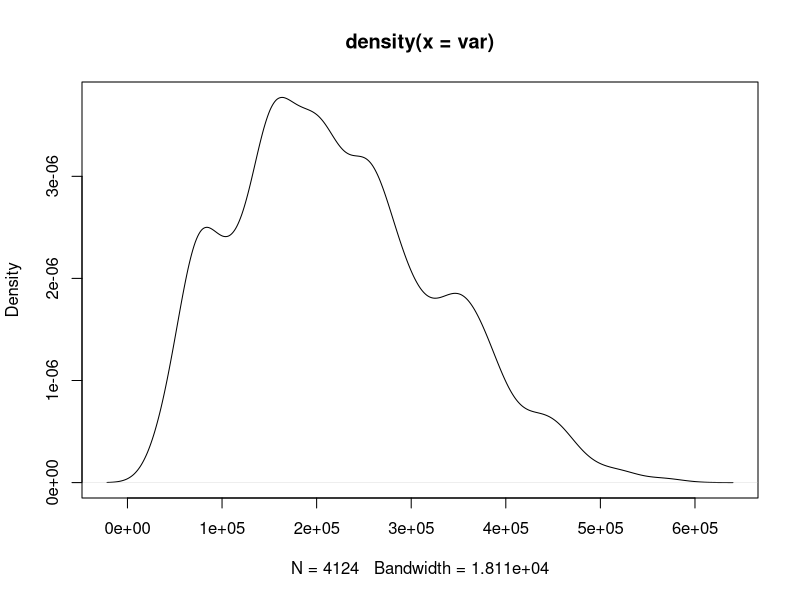
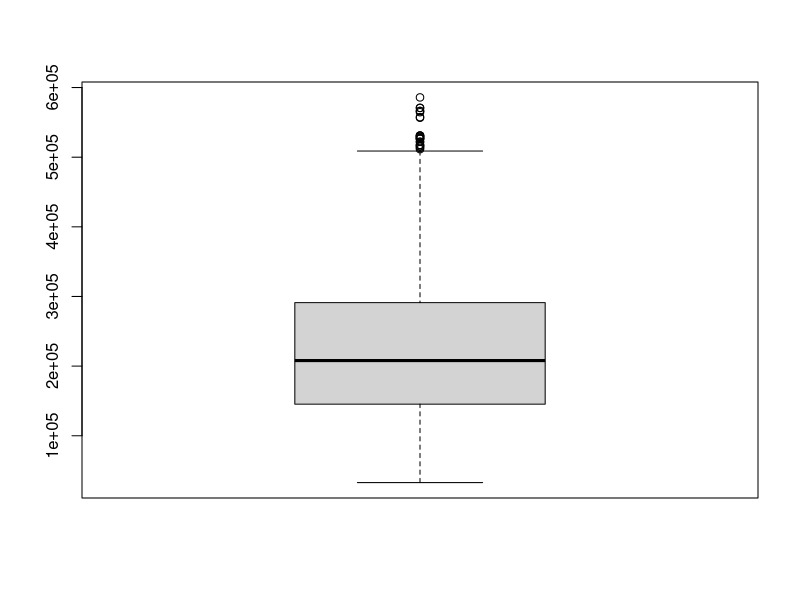
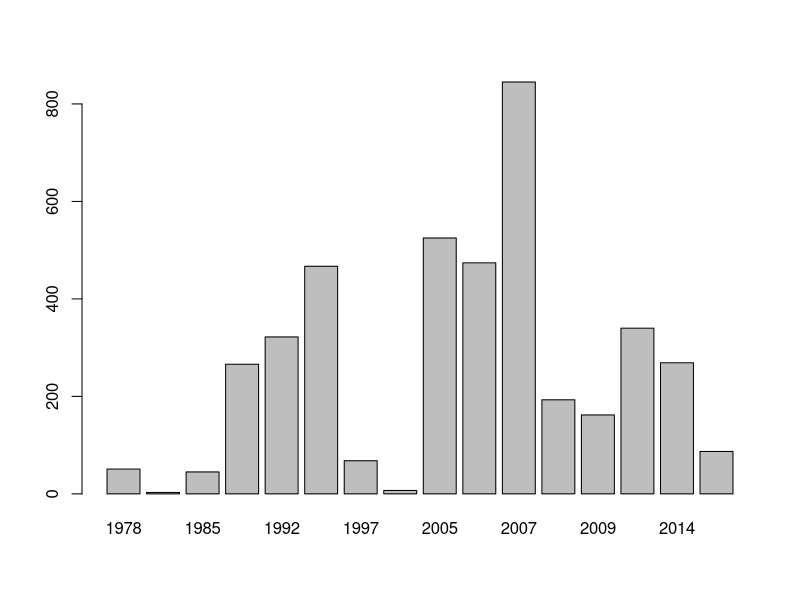
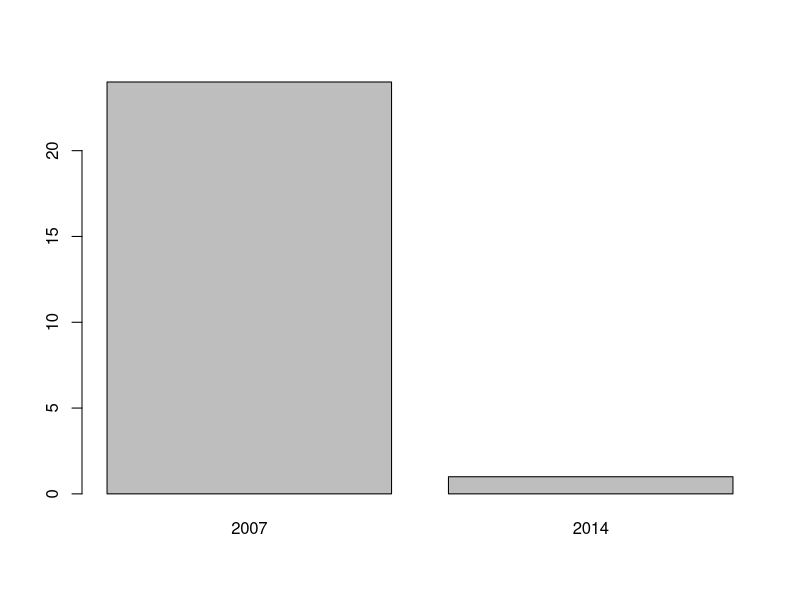
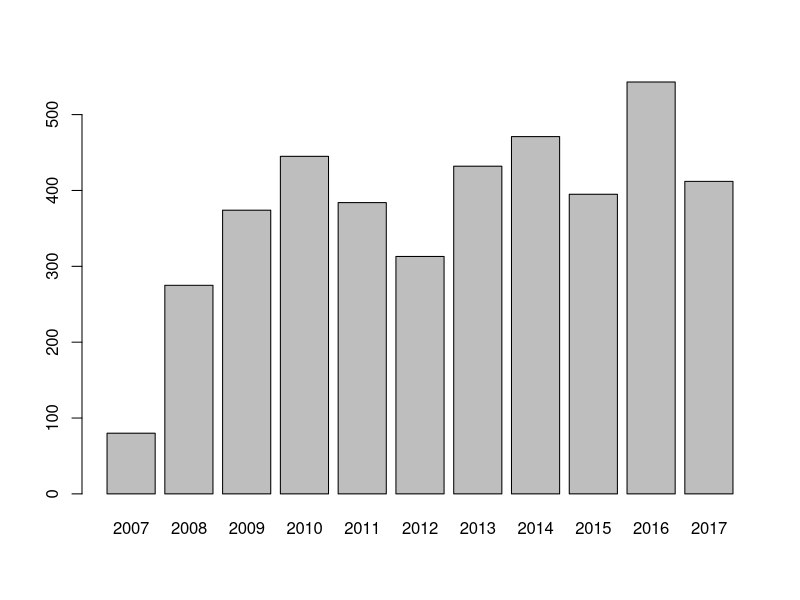
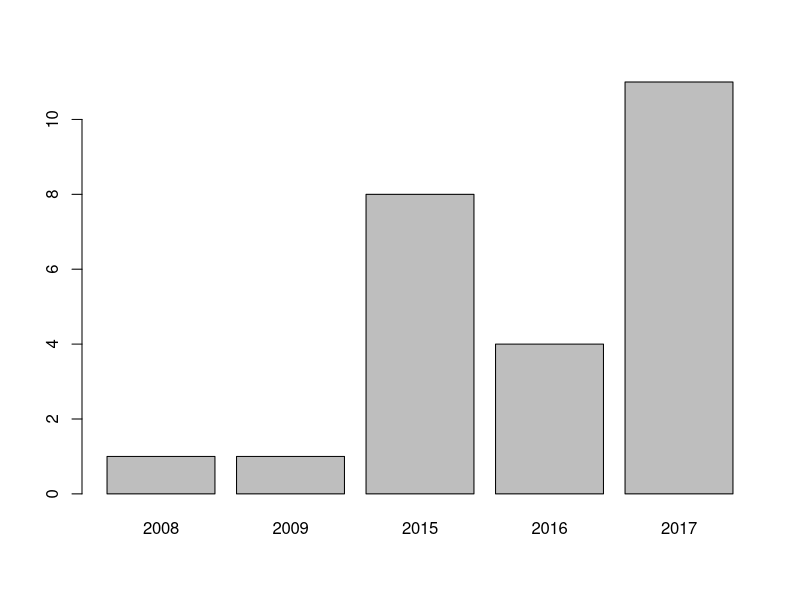
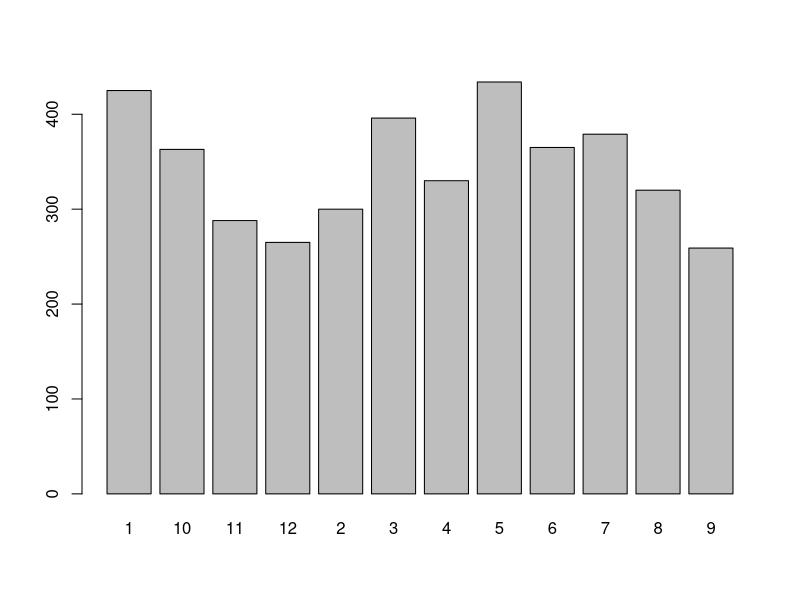
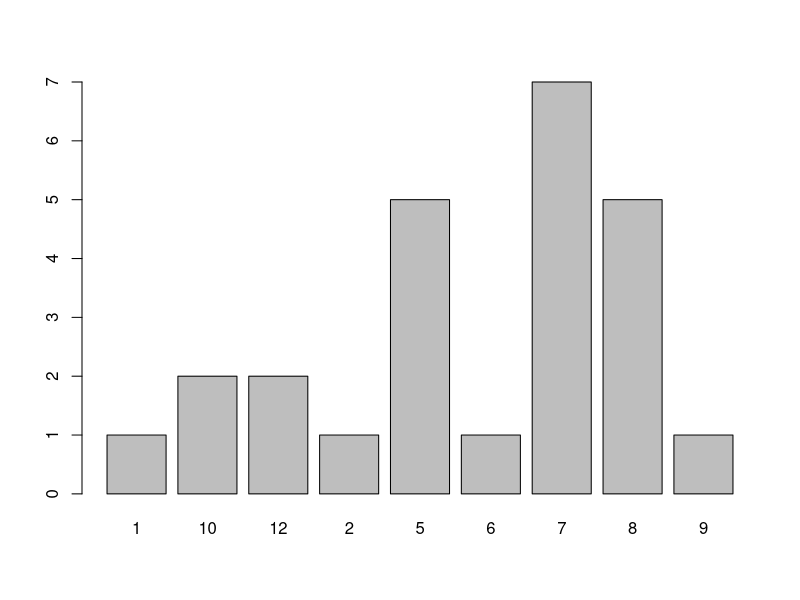

Here is the R script that generated these plots, in order:
# Variables de entrada:

# ‘# - índice que indica la posición de la observación.

# 1- SalePrice: precio de venta en dólares.

# 2- YearBuilt: año de construcción

# 3- YrSold: año de venta

# 4- MonthSold: mes de venta

# 5- Size.sqf: tamaño del apartamento en pies cuadrados

# 6- Floor: piso en el que se ubica la propiedad

# 7- HallwayType: tipo de vestíbulo

# 8- HeatingType: tipo de calefacción.

# 9- AptManageType: forma en la que se administraba la propiedad

# 10- N_Parkinglot.Ground: número de estacionamientos en el suelo.

# 11- N_Parkinglot.Basement: número de estacionamientos en el sótano.

# 12- TimeToBusStop: tiempo hasta una parada de autobús

# 13- TimeToSubway: tiempo hasta una estación del subterráneo

# 14- N_APT: número de apartamentos en el complejo.

# 15- N_manager: número de personas que atienden las instalaciones del apartamento.

# 16- N_elevators: número de ascensores.

# 17- SubwayStation: nombre de la estación más cercana.

# 18- N_FacilitiesNearBy.PublicOffice: número de oficinas públicas cercanas.

# 19- N_FacilitiesNearBy.Hospital: número de hospitales cercanos.

# 20- N_FacilitiesNearBy.Dpartmentstore: número de tiendas departamentales cercanas

# 21- N_FacilitiesNearBy.Mall: número de centros comerciales cercanos.

# 22- N_FacilitiesNearBy.ETC. número de otras facilidades cercanas (p.ej. hoteles)

# 23- N_FacilitiesNearBy.Park. número de parques cercanos.

# 24- N_SchoolNearBy.Elementary: número de escuelas primarias cercanas.

# 25- N_SchoolNearBy.Middle: número de escuelas medias cercanas.

# 26- N_SchoolNearBy.High. número de escuelas secundarias cercanas.

# 27- N_SchoolNearBy.University. número de universidades cercanas.

# 28- N_FacilitiesInApt: número de instalaciones del apartamento (p.ej. piscina, gimnasio)

# 29- N_FacilitiesNearBy.Total: número total de instalaciones cercanas.

# 30- N_SchoolNearBy.Total: número total de escuelas cercanas.


#Instalando paquetes
install.packages("readr")


#Cargando paquetes
library(readr)


#Lectura de datos
real_state_df= read.csv("Train_real_state.csv")
print(head(real_state_df))


#Análisis descriptivo
colnames(real_state_df)

var=real_state_df$SalePrice
summary(var)
plot(density(var))
box=boxplot(var)
box$stats
box$conf
box$out
cat("La variable SalePrice es nuestra variable dependiente, es decir, es la que nos interesa predecir. Presenta una cola a la derecha con un grupo escaso de casas con un precio de venta muy alto. También da la impresión de dividirs een 4 grupos: casas con precios bajos, medios, medio altos y muy altos.El boxplot indica que hay 25 potenciales datos que pueden considerarse como atípicos pero los evaluaremos posteriormente.\n")

cat("Para monitorear la posible relación entre variebles idnependientes y los rpecios de venta sospechosos crearemos una variable que nos permita identificar si una casa tiene o no una venta muy alta.\n")
real_state_df[real_state_df$SalePrice>=min(box$out),'atypicalSalePrice']='atip'
real_state_df[real_state_df$SalePrice<min(box$out),'atypicalSalePrice']='no_atip'


real_state_df$YearBuilt=as.character(real_state_df$YearBuilt)
var=real_state_df$YearBuilt
barplot(table(var))
barplot(table(real_state_df[real_state_df$atypicalSalePrice=='atip','YearBuilt']))
cat("La variable YearBuilt es una variable categórica que presenta una distribución de frecuencia del año de construcción de la vivienda. Se observa que hay una distribución ciclica con periodos de auge de las construcciones y periodos de baja frecuencia donde 2007 es el año donde se rpesentó la mayor cantidad de casas construidas. Las casas con precios muy altos fueron consttruidas en general en 2007.\n")

real_state_df$YrSold=as.character(real_state_df$YrSold)
var=real_state_df$YrSold
barplot(table(var))
barplot(table(real_state_df[real_state_df$atypicalSalePrice=='atip','YrSold']))
cat("La variable YrSold es una variable categórica que presenta una distribución de frecuencia del año de venta de la vivienda. Es sospechoso que aunque tenemos fechas de construcción desde 1978, en las ventas solo se han registrado casas desde 2007. Del mismo modo las fechas de construcción se registran hasta el 2015 pero las de venta hasta el 2017. Las casas con precios muy altos fueron vendidas en general en 2017 y 2015.\n")

real_state_df$MonthSold=as.character(real_state_df$MonthSold)
var=real_state_df$MonthSold
barplot(table(var))
barplot(table(real_state_df[real_state_df$atypicalSalePrice=='atip','MonthSold']))
cat("La variable MonthSold es una variable categórica que presenta una distribución de frecuencia del mes de venta de la vivienda. Se observa que hay una distribución ciclica con periodos de auge de las ventas y periodos de baja frecuencia donde se rpesentó la mayor cantidad de casas vendidas. Las casas con precios muy altos fueron vendidas en general a mediados del año.\n")

var=real_state_df$Size.sqf
summary(var)
plot(density(var))
box=boxplot(var)
box$stats
box$conf
box$out
real_state_df[real_state_df$Size.sqf>=min(box$out),'atypicalSize.sqf']='atip'
real_state_df[real_state_df$Size.sqf<min(box$out),'atypicalSize.sqf']='no_atip'
plot(real_state_df$Size.sqf,real_state_df$SalePrice,col=as.factor(real_state_df$atypicalSize.sqf),pch=20)
plot(real_state_df$Size.sqf,real_state_df$SalePrice,col=as.factor(real_state_df$atypicalSalePrice),pch=20)
cor(var,real_state_df$SalePrice)
cat("La variable Size.sqf es una variable numérica que representa el tamaño de la vivienda en pies cuadrados. Los apartamentos de mayor tamaño corresponden con los de mayor precio de venta. Parece que las casas con mayor tamaño tienen una caida de precios, aunque la correlación es superior al 70% esta variable pude estarse relacionandod e forma no lineal o tener un sub grupo de casas cuyo precio de venta no crece tan aceleradamente con el tamaño de la vivienda.\n")


var=real_state_df$Floor
summary(var)
plot(density(var))
box=boxplot(var)
box$stats
box$conf
box$out
real_state_df[real_state_df$Floor>=min(box$out),'atypicalFloor']='atip'
real_state_df[real_state_df$Floor<min(box$out),'atypicalFloor']='no_atip'
plot(real_state_df$Floor,real_state_df$SalePrice,col=as.factor(real_state_df$atypicalFloor),pch=20)
plot(real_state_df$Floor,real_state_df$SalePrice,col=as.factor(real_state_df$atypicalSalePrice),pch=20)
cor(var,real_state_df$SalePrice)
cat("La variable Floor es una variable categórica que representa el número de piso en el que se encuentra la vivienda. Son pocas las viviendas que se encuentran en pisos del 30 en adelante pero no consideramos que sean atipicos a primera vista, Pero hay un comportamiento aprticcular en el que los precios de venta pueden tener cualquier valor cuando se encuentra en el piso 20 hacia abajo y que la correlación solo existe cuando hablamos de viviendas ubicadas en el piso 21 en adelante. La correlación es de 34% pero si separamos estos dos sub grupos tendremos que las ubicadas en pisos inferiores al 20 no se relacionean con el precio mientras que las ubicadas en pusos sueriores si tienen una correlacion fuerte.\n")

real_state_df[real_state_df$Floor>=20,'pisosElevados']='pisosElevados'
real_state_df[real_state_df$Floor<20,'pisosElevados']='pisosBajos'


real_state_df$HallwayType=as.character(real_state_df$HallwayType)
var=real_state_df$HallwayType
barplot(table(var))
barplot(table(real_state_df[real_state_df$atypicalSalePrice=='atip','HallwayType']))
cat("La variable HallwayType es una variable categórica que representa el tipo de pasillo de la vivienda. Se observa que hay una distribución ciclica con periodos de auge de los pasillos y periodos de baja frecuencia donde se rpesentó la mayor cantidad de casas con pasillos de madera. Las casas con precios muy altos fueron consttruidas en general en madera.\n")

#Generando nuevas variables independientes


#Selección de variables


#Estructurando y ajustando modelo


#Estimando e interpretando parámetros


#Validando supuestos del modelo


#Bondad de ajuste del modelo